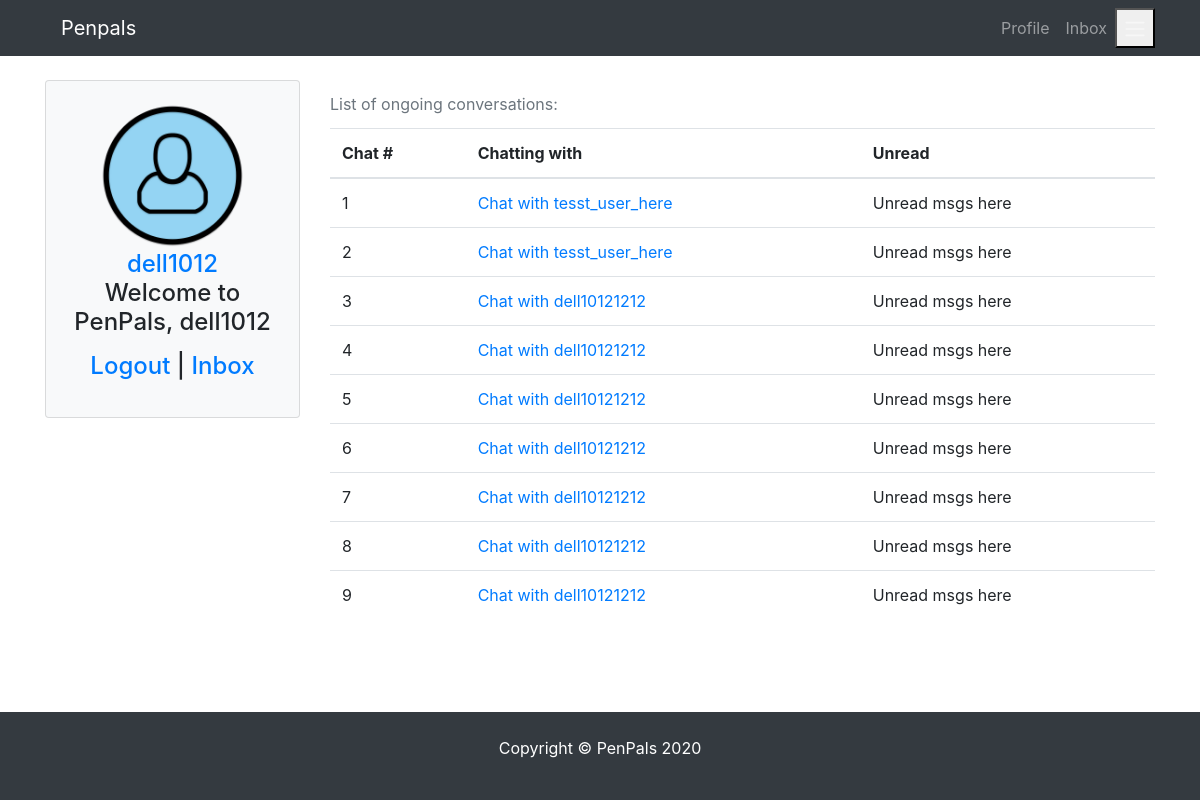
The app's page /message/inbox/ (signed in), older data.
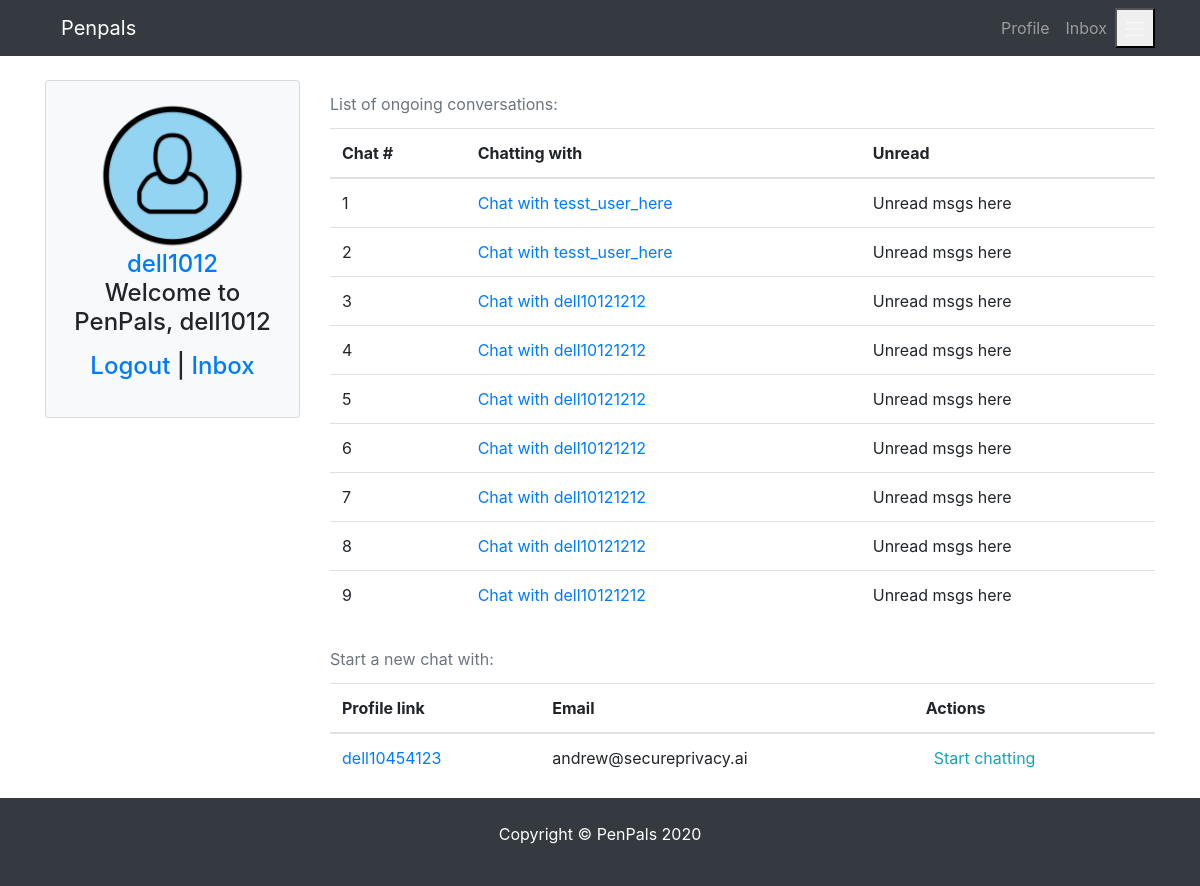
The same page, newer data.
### conversations/models.py (models this page shows)
class ChatMember(models.Model):
    chat = models.ForeignKey(Chat, related_name = "members", on_delete=models.CASCADE)  # _id is added automatically
    profile = models.ForeignKey(Profile, related_name = "chats", on_delete=models.CASCADE) # _id is added automatically
    last_viewed = models.DateTimeField(blank=True, null=True)
    deleted = models.BooleanField(default=False)
    def __str__(self):
        return f"chat_id: {self.chat} user_id: {self.profile.user} last_viewed: {self.last_viewed} deleted: {self.deleted}"

### pages/models.py (models this page shows)
class Profile(models.Model):
    user = models.OneToOneField(
        User, blank=True, null=True, on_delete=models.CASCADE)
    first = models.CharField(max_length=200, blank=True, null=True)
    last = models.CharField(max_length=200, blank=True, null=True)
    photo = models.ImageField(
        default='user.png', upload_to='photos/%y/%m',  blank=True, null=True)
    friends = models.ManyToManyField('self', blank=True)
    speaks = models.CharField(max_length=200, blank=True, null=True)
    learns = models.CharField(max_length=200, blank=True, null=True)
    def __init__(self, *args, **kwargs):
         super(Profile, self).__init__(*args, **kwargs)
         self.speaks = from_value_to_label(self.speaks)
         self.learns = from_value_to_label(self.learns)
    def __str__(self):
        return str(self.user)
    def get_absolute_url(self):
        return reverse("pages:profile", kwargs={"profile_id":self.pk})
    class Meta:
        ordering = ['-id']

### conversations/views.py (the view, shortened to what this page needs)
# urls.py: path("inbox/", Inbox.as_view(), name="inbox"),
class Inbox(LoginRequiredMixin, UpdateView):
    model = Profile
    template_name = "conversations/inbox.html"
    def get_context_data(self, **kwargs):
        self.instance = self.request.user.profile
        self.friends = self.instance.friends.all()
        my_chat_ids = self.instance.chats.all().values_list('chat_id', flat=True)  # all chat ids for my profile in a flat list
        my_chat_objects = Chat.objects.filter(id__in=my_chat_ids)  # all chats ids i'm in
        im_chatting_with = []
        for a_chat in my_chat_objects:
            a_chat_profile = a_chat.members.get(profile=self.instance)  # get me
            if not a_chat_profile.deleted:
                my_friend_in_a_chat = a_chat.members.exclude(profile=self.instance).first()  # NO GROUP CHATS??? / exclude me from the list of chat memebers
                im_chatting_with.append(my_friend_in_a_chat)  # adding this user/profile to ongoing chats
                self.friends = self.friends.exclude(user=my_friend_in_a_chat.profile.user)  # exclude the freind i'm already chatting with
        self.context = {
            'profile': self.instance,
            'friends': self.friends,
            'chat_details': im_chatting_with,
        }
        return self.context
    def get(self, request, **kwargs):
        self.get_context_data(**kwargs)
        print(self.context, kwargs)
        return render(request, self.template_name, self.context)

### conversations/models.py (called while the page is built)
    def __str__(self):
        return f"{self.id}"

### pages/utils.py (called while the page is built)
def from_value_to_label(field):
    if field is not None:
        list_of_labels = [label for value, label in LANGUAGE_CHOICES if str(value) in field]
        return ", ".join(list_of_labels)  # list_of_labels  #ast.literal_eval(field)  # [int(i) for i in field.replace('[','').replace(']','').replace(',','').replace("'",'').split(" ")] # list_of_labels #
    return field

### conversations/templates/conversations/inbox.html
{% extends 'pages/base.html' %} {% block content %}
<div class="row">
  {% include 'pages/partials/_sidebar.html' %}
  <div class="col-md-9 col-sm-12">
    {% if chat_details %}
      <div class="table-responsive">
      <table class="table">
        <caption>
          List of ongoing conversations:
        </caption>
        <thead>
          <tr>
            <th>Chat #</th>
            <th>Chatting with</th>
            <th>Unread</th>
          </tr>
        </thead>
        <tbody>
          {% for a_chat in chat_details %}
          <tr>
          <td>{{forloop.counter}}</td>
            <td>
              <a href="{% url 'conversations:chatbox' a_chat.chat_id %}">
              Chat with {{a_chat.profile}}
              </a>
            </td>
            <td>Unread msgs here</td>
          </tr>
          {% endfor %}
        </tbody>
      </table>
    </div>
    {% endif %}
    {% if friends %}
    <div class="table-responsive">
      <table class="table">
        <caption>
          Start a new chat with:
        </caption>
        <thead>
          <tr>
            <th>Profile link</th>
            <th>Email</th>
            <th>Actions</th>
          </tr>
        </thead>
        <tbody>
          {% for friend_profile in friends %}
          <tr>
            <td>
              <a href="{% url 'pages:profile' friend_profile.id %}"
                >{{friend_profile}}</a
              >
            </td>
            <td>{{friend_profile.user.email}}</td>
            {% if request.user.profile.id == profile.id %}
            <td>
              <a href="{% url 'conversations:inbox_new_chat' friend_profile.id %}" class="bth btn-outline-info p-2 rounded">Start chatting</a>
            </td>
            {% endif %}
          </tr>
          {% endfor %}
        </tbody>
      </table>
    </div>
    {% endif %}
  </div>
</div>
{% endblock content %}

Row changes from the older to the newer data that the page shows:
now on this page (row edited): Profile: user.username "dell10454123", user.email "andrew@secureprivacy.ai"
Text that changed along with them:
text now shown: "Start a new chat with: Profile link Email Actions"
